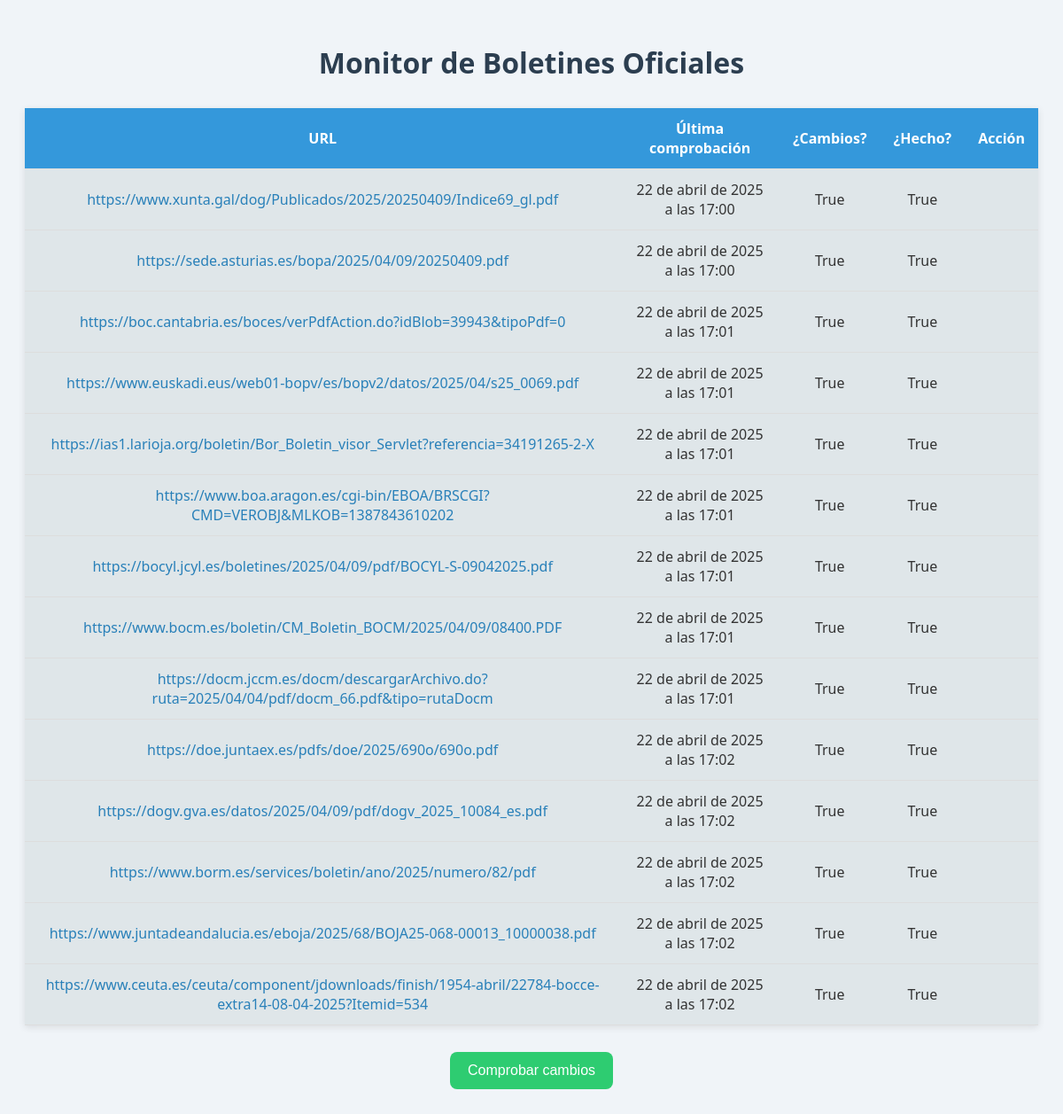
The page / on the database its author committed.
### monitor/models.py (models this page shows, shortened)
class UrlMonitor(models.Model):
    url = models.URLField(unique=True)
    last_hash = models.CharField(max_length=64, blank=True, null=True)
    last_checked = models.DateTimeField(auto_now=True)
    has_changes = models.BooleanField(default=False)
    marked_done = models.BooleanField(default=False)

### monitor/views.py (the view)
# urls.py: path('', views.dashboard, name='dashboard'),
def dashboard(request):
    urls = UrlMonitor.objects.all()
    return render(request, 'dashboard.html', {'urls': urls})

### monitor/templates/dashboard.html (shortened to what this page needs)
<!DOCTYPE html>
<html>
<head>
</head>
<body>
    <h1>Monitor de Boletines Oficiales</h1>
    <table>
        <tr>
            <th>URL</th>
            <th>Última comprobación</th>
            <th>¿Cambios?</th>
            <th>¿Hecho?</th>
            <th>Acción</th>
        </tr>
        {% for url in urls %}
        <tr class="{% if url.has_changes and not url.marked_done %}cambio{% elif url.marked_done %}hecho{% endif %}">
            <td><a href="{{ url.url }}" target="_blank">{{ url.url }}</a></td>
            <td>{{ url.last_checked }}</td>
            <td>{{ url.has_changes }}</td>
            <td>{{ url.marked_done }}</td>
            <td>
            </td>
        </tr>
        {% endfor %}
    </table>
    <div class="center-button">
        <form method="post" action="{% url 'check_urls' %}">
            <button type="submit">Comprobar cambios</button>
        </form>
    </div>
</body>
</html>

### monitor/templates/dashboard.html (style rules this page uses)
body { font-family: 'Segoe UI', Tahoma, Geneva, Verdana, sans-serif; background-color: #f0f4f8; color: #333; padding: 20px; }
h1 { text-align: center; color: #2c3e50; }
table { width: 100%; border-collapse: collapse; margin: 30px 0; box-shadow: 0 2px 8px rgba(0,0,0,0.1); background-color: white; }
th { background-color: #3498db; color: white; }
th, td { padding: 12px 15px; text-align: center; border-bottom: 1px solid #ddd; }
tr:nth-child(even) { background-color: #f2f2f2; }
.hecho { background-color: #dfe6e9 !important; }
.center-button { text-align: center; margin-top: 20px; }
button { background-color: #2ecc71; color: white; border: none; padding: 12px 20px; font-size: 16px; border-radius: 8px; cursor: pointer; }
a { color: #2980b9; text-decoration: none; }

### rows shown on the page
UrlMonitor: url "https://www.xunta.gal/dog/Publicados/2025/20250409/Indice69_gl.pdf", last_checked "22 de abril de 2025 a las 17:00", has_changes "True", marked_done "True"
UrlMonitor: url "https://sede.asturias.es/bopa/2025/04/09/20250409.pdf", last_checked "22 de abril de 2025 a las 17:00", has_changes "True", marked_done "True"
UrlMonitor: url "https://boc.cantabria.es/boces/verPdfAction.do?idBlob=39943&tipoPdf=0", last_checked "22 de abril de 2025 a las 17:01", has_changes "True", marked_done "True"
UrlMonitor: url "https://www.euskadi.eus/web01-bopv/es/bopv2/datos/2025/04/s25_0069.pdf", last_checked "22 de abril de 2025 a las 17:01", has_changes "True", marked_done "True"
UrlMonitor: url "https://ias1.larioja.org/boletin/Bor_Boletin_visor_Servlet?referencia=34191265-2-X", last_checked "22 de abril de 2025 a las 17:01", has_changes "True", marked_done "True"
UrlMonitor: url "https://www.boa.aragon.es/cgi-bin/EBOA/BRSCGI?CMD=VEROBJ&MLKOB=1387843610202", last_checked "22 de abril de 2025 a las 17:01", has_changes "True", marked_done "True"
UrlMonitor: url "https://bocyl.jcyl.es/boletines/2025/04/09/pdf/BOCYL-S-09042025.pdf", last_checked "22 de abril de 2025 a las 17:01", has_changes "True", marked_done "True"
UrlMonitor: url "https://www.bocm.es/boletin/CM_Boletin_BOCM/2025/04/09/08400.PDF", last_checked "22 de abril de 2025 a las 17:01", has_changes "True", marked_done "True"
UrlMonitor: url "https://docm.jccm.es/docm/descargarArchivo.do?ruta=2025/04/04/pdf/docm_66.pdf&tipo=rutaDocm", last_checked "22 de abril de 2025 a las 17:01", has_changes "True", marked_done "True"
UrlMonitor: url "https://doe.juntaex.es/pdfs/doe/2025/690o/690o.pdf", last_checked "22 de abril de 2025 a las 17:02", has_changes "True", marked_done "True"
UrlMonitor: url "https://dogv.gva.es/datos/2025/04/09/pdf/dogv_2025_10084_es.pdf", last_checked "22 de abril de 2025 a las 17:02", has_changes "True", marked_done "True"
UrlMonitor: url "https://www.borm.es/services/boletin/ano/2025/numero/82/pdf", last_checked "22 de abril de 2025 a las 17:02", has_changes "True", marked_done "True"
UrlMonitor: url "https://www.juntadeandalucia.es/eboja/2025/68/BOJA25-068-00013_10000038.pdf", last_checked "22 de abril de 2025 a las 17:02", has_changes "True", marked_done "True"
UrlMonitor: url "https://www.ceuta.es/ceuta/component/jdownloads/finish/1954-abril/22784-bocce-extra14-08-04-2025?Itemid=534", last_checked "22 de abril de 2025 a las 17:02", has_changes "True", marked_done "True"
